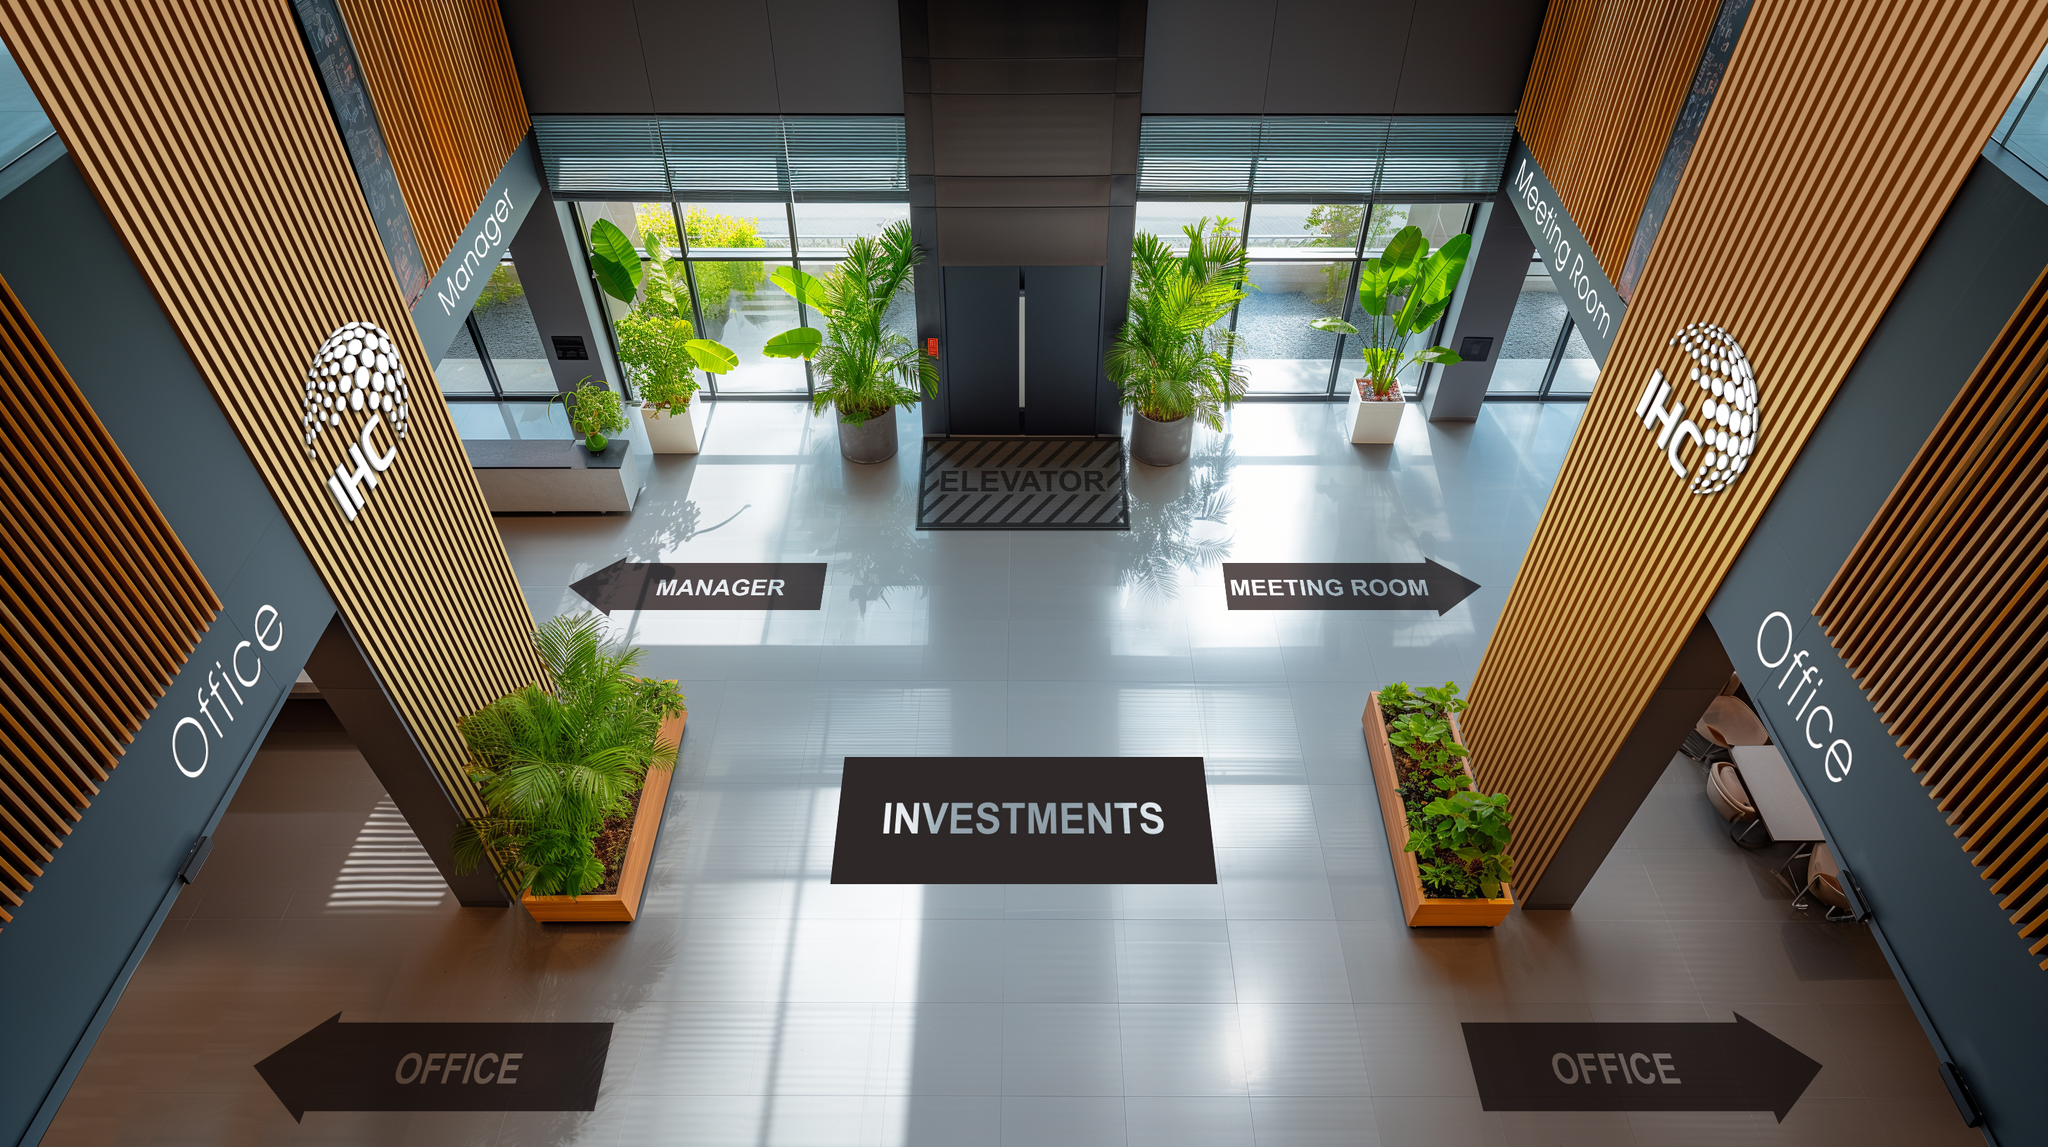

Rendered tile map (Tiled .tmx) drawn with the repository's tilesets; below, a short description and the map source with its tile grids summarised:
An orthogonal 91x51 tile map with 32x32 px tiles, 1 tile layer (map), 2 tilesets.

<map version="1.10" tiledversion="1.11.0" orientation="orthogonal" renderorder="right-down" width="91" height="51" tilewidth="32" tileheight="32" infinite="0" nextlayerid="2" nextobjectid="1">
 <tileset firstgid="1" name="Collides" tilewidth="32" tileheight="32" tilecount="576" columns="24">
  <image source="Collides.jpg" width="768" height="768" />
 </tileset>
 <tileset firstgid="577" name="sample-lobby" tilewidth="32" tileheight="32" tilecount="4641" columns="91">
  <image source="sample-lobby.jpg" width="2912" height="1632" />
 </tileset>
 <layer id="1" name="map" width="91" height="51">
  <data>[4641 cells, 4641 non-empty, 4641 distinct tile ids]</data>
 </layer>
</map>
